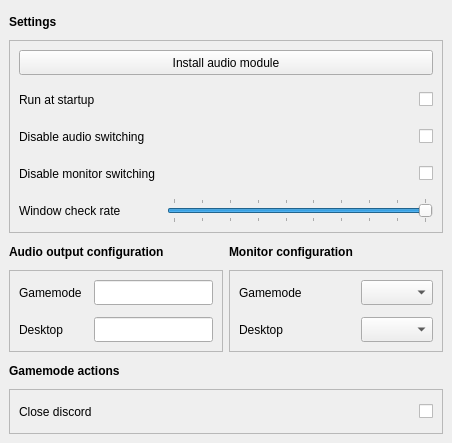
<?xml version="1.0" encoding="UTF-8"?>
<ui version="4.0">
 <class>SettingsWindow</class>
 <widget class="QMainWindow" name="SettingsWindow">
  <property name="geometry">
   <rect>
    <x>0</x>
    <y>0</y>
    <width>452</width>
    <height>443</height>
   </rect>
  </property>
  <property name="sizePolicy">
   <sizepolicy hsizetype="Preferred" vsizetype="Preferred">
    <horstretch>0</horstretch>
    <verstretch>0</verstretch>
   </sizepolicy>
  </property>
  <property name="minimumSize">
   <size>
    <width>452</width>
    <height>0</height>
   </size>
  </property>
  <property name="windowTitle">
   <string>BigPictureTV - Settings</string>
  </property>
  <widget class="QWidget" name="centralwidget">
   <layout class="QGridLayout" name="gridLayout_2" columnstretch="1,1">
    <item row="2" column="0">
     <widget class="QLabel" name="audio_output_label">
      <property name="minimumSize">
       <size>
        <width>0</width>
        <height>25</height>
       </size>
      </property>
      <property name="font">
       <font>
        <bold>true</bold>
       </font>
      </property>
      <property name="text">
       <string>Audio output configuration</string>
      </property>
     </widget>
    </item>
    <item row="4" column="0" colspan="2">
     <widget class="QLabel" name="label_3">
      <property name="minimumSize">
       <size>
        <width>0</width>
        <height>25</height>
       </size>
      </property>
      <property name="font">
       <font>
        <bold>true</bold>
       </font>
      </property>
      <property name="text">
       <string>Gamemode actions</string>
      </property>
     </widget>
    </item>
    <item row="5" column="0" colspan="2">
     <widget class="QFrame" name="actions_frame">
      <property name="frameShape">
       <enum>QFrame::Shape::StyledPanel</enum>
      </property>
      <property name="frameShadow">
       <enum>QFrame::Shadow::Sunken</enum>
      </property>
      <layout class="QGridLayout" name="gridLayout_3">
       <property name="leftMargin">
        <number>9</number>
       </property>
       <property name="topMargin">
        <number>9</number>
       </property>
       <property name="rightMargin">
        <number>9</number>
       </property>
       <property name="bottomMargin">
        <number>9</number>
       </property>
       <property name="spacing">
        <number>12</number>
       </property>
       <item row="0" column="0">
        <widget class="QLabel" name="close_discord_label">
         <property name="minimumSize">
          <size>
           <width>0</width>
           <height>25</height>
          </size>
         </property>
         <property name="text">
          <string>Close discord</string>
         </property>
        </widget>
       </item>
       <item row="0" column="1">
        <widget class="QCheckBox" name="close_discord_checkbox">
         <property name="minimumSize">
          <size>
           <width>0</width>
           <height>25</height>
          </size>
         </property>
         <property name="layoutDirection">
          <enum>Qt::LayoutDirection::RightToLeft</enum>
         </property>
         <property name="text">
          <string/>
         </property>
        </widget>
       </item>
      </layout>
     </widget>
    </item>
    <item row="3" column="1">
     <widget class="QFrame" name="monitor_frame">
      <property name="frameShape">
       <enum>QFrame::Shape::StyledPanel</enum>
      </property>
      <property name="frameShadow">
       <enum>QFrame::Shadow::Sunken</enum>
      </property>
      <layout class="QGridLayout" name="gridLayout_4">
       <property name="leftMargin">
        <number>9</number>
       </property>
       <property name="topMargin">
        <number>9</number>
       </property>
       <property name="rightMargin">
        <number>9</number>
       </property>
       <property name="bottomMargin">
        <number>9</number>
       </property>
       <property name="spacing">
        <number>12</number>
       </property>
       <item row="0" column="2">
        <widget class="QComboBox" name="gamemode_monitor_combobox">
         <property name="minimumSize">
          <size>
           <width>0</width>
           <height>25</height>
          </size>
         </property>
         <property name="sizeAdjustPolicy">
          <enum>QComboBox::SizeAdjustPolicy::AdjustToContents</enum>
         </property>
        </widget>
       </item>
       <item row="1" column="2">
        <widget class="QComboBox" name="desktop_monitor_combobox">
         <property name="minimumSize">
          <size>
           <width>0</width>
           <height>25</height>
          </size>
         </property>
        </widget>
       </item>
       <item row="1" column="0">
        <widget class="QLabel" name="desktop_monitor_label">
         <property name="minimumSize">
          <size>
           <width>0</width>
           <height>25</height>
          </size>
         </property>
         <property name="text">
          <string>Desktop</string>
         </property>
        </widget>
       </item>
       <item row="0" column="0">
        <widget class="QLabel" name="gamemode_monitor_label">
         <property name="minimumSize">
          <size>
           <width>0</width>
           <height>25</height>
          </size>
         </property>
         <property name="text">
          <string>Gamemode</string>
         </property>
        </widget>
       </item>
       <item row="0" column="1">
        <spacer name="horizontalSpacer_2">
         <property name="orientation">
          <enum>Qt::Orientation::Horizontal</enum>
         </property>
         <property name="sizeHint" stdset="0">
          <size>
           <width>40</width>
           <height>20</height>
          </size>
         </property>
        </spacer>
       </item>
      </layout>
     </widget>
    </item>
    <item row="2" column="1">
     <widget class="QLabel" name="monitor_configuration_label">
      <property name="minimumSize">
       <size>
        <width>0</width>
        <height>25</height>
       </size>
      </property>
      <property name="font">
       <font>
        <bold>true</bold>
       </font>
      </property>
      <property name="text">
       <string>Monitor configuration</string>
      </property>
     </widget>
    </item>
    <item row="3" column="0">
     <widget class="QFrame" name="audio_frame">
      <property name="frameShape">
       <enum>QFrame::Shape::StyledPanel</enum>
      </property>
      <layout class="QGridLayout" name="gridLayout">
       <property name="leftMargin">
        <number>9</number>
       </property>
       <property name="topMargin">
        <number>9</number>
       </property>
       <property name="rightMargin">
        <number>9</number>
       </property>
       <property name="bottomMargin">
        <number>9</number>
       </property>
       <property name="spacing">
        <number>12</number>
       </property>
       <item row="0" column="0">
        <widget class="QLabel" name="gamemode_audio_label">
         <property name="minimumSize">
          <size>
           <width>0</width>
           <height>25</height>
          </size>
         </property>
         <property name="text">
          <string>Gamemode</string>
         </property>
        </widget>
       </item>
       <item row="1" column="0">
        <widget class="QLabel" name="desktop_audio_label">
         <property name="minimumSize">
          <size>
           <width>0</width>
           <height>25</height>
          </size>
         </property>
         <property name="text">
          <string>Desktop</string>
         </property>
        </widget>
       </item>
       <item row="1" column="1">
        <widget class="QLineEdit" name="desktop_audio_lineedit">
         <property name="minimumSize">
          <size>
           <width>0</width>
           <height>25</height>
          </size>
         </property>
         <property name="autoFillBackground">
          <bool>false</bool>
         </property>
         <property name="frame">
          <bool>true</bool>
         </property>
        </widget>
       </item>
       <item row="0" column="1">
        <widget class="QLineEdit" name="gamemode_audio_lineedit">
         <property name="minimumSize">
          <size>
           <width>0</width>
           <height>25</height>
          </size>
         </property>
         <property name="autoFillBackground">
          <bool>false</bool>
         </property>
         <property name="frame">
          <bool>true</bool>
         </property>
        </widget>
       </item>
      </layout>
     </widget>
    </item>
    <item row="1" column="0" colspan="2">
     <widget class="QFrame" name="settings_frame">
      <property name="frameShape">
       <enum>QFrame::Shape::StyledPanel</enum>
      </property>
      <property name="frameShadow">
       <enum>QFrame::Shadow::Sunken</enum>
      </property>
      <layout class="QGridLayout" name="settings_layout">
       <property name="leftMargin">
        <number>9</number>
       </property>
       <property name="topMargin">
        <number>9</number>
       </property>
       <property name="rightMargin">
        <number>9</number>
       </property>
       <property name="bottomMargin">
        <number>9</number>
       </property>
       <property name="spacing">
        <number>12</number>
       </property>
       <item row="0" column="0" colspan="2">
        <widget class="QPushButton" name="install_audio_button">
         <property name="minimumSize">
          <size>
           <width>0</width>
           <height>25</height>
          </size>
         </property>
         <property name="text">
          <string>Install audio module</string>
         </property>
        </widget>
       </item>
       <item row="4" column="0">
        <widget class="QLabel" name="checkrate_label">
         <property name="minimumSize">
          <size>
           <width>0</width>
           <height>25</height>
          </size>
         </property>
         <property name="text">
          <string>Window check rate</string>
         </property>
        </widget>
       </item>
       <item row="4" column="1">
        <widget class="QSlider" name="checkrate_slider">
         <property name="minimumSize">
          <size>
           <width>0</width>
           <height>25</height>
          </size>
         </property>
         <property name="minimum">
          <number>100</number>
         </property>
         <property name="maximum">
          <number>1000</number>
         </property>
         <property name="singleStep">
          <number>100</number>
         </property>
         <property name="pageStep">
          <number>100</number>
         </property>
         <property name="value">
          <number>1000</number>
         </property>
         <property name="orientation">
          <enum>Qt::Orientation::Horizontal</enum>
         </property>
         <property name="tickPosition">
          <enum>QSlider::TickPosition::TicksBothSides</enum>
         </property>
         <property name="tickInterval">
          <number>100</number>
         </property>
        </widget>
       </item>
       <item row="2" column="1">
        <widget class="QCheckBox" name="disable_audio_checkbox">
         <property name="minimumSize">
          <size>
           <width>0</width>
           <height>25</height>
          </size>
         </property>
         <property name="layoutDirection">
          <enum>Qt::LayoutDirection::RightToLeft</enum>
         </property>
         <property name="text">
          <string/>
         </property>
        </widget>
       </item>
       <item row="2" column="0">
        <widget class="QLabel" name="label_6">
         <property name="minimumSize">
          <size>
           <width>0</width>
           <height>25</height>
          </size>
         </property>
         <property name="text">
          <string>Disable audio switching</string>
         </property>
        </widget>
       </item>
       <item row="1" column="1">
        <widget class="QCheckBox" name="startup_checkbox">
         <property name="minimumSize">
          <size>
           <width>0</width>
           <height>25</height>
          </size>
         </property>
         <property name="layoutDirection">
          <enum>Qt::LayoutDirection::RightToLeft</enum>
         </property>
         <property name="text">
          <string/>
         </property>
        </widget>
       </item>
       <item row="1" column="0">
        <widget class="QLabel" name="label_5">
         <property name="minimumSize">
          <size>
           <width>0</width>
           <height>25</height>
          </size>
         </property>
         <property name="text">
          <string>Run at startup</string>
         </property>
        </widget>
       </item>
       <item row="3" column="0">
        <widget class="QLabel" name="label_4">
         <property name="minimumSize">
          <size>
           <width>0</width>
           <height>25</height>
          </size>
         </property>
         <property name="text">
          <string>Disable monitor switching</string>
         </property>
        </widget>
       </item>
       <item row="3" column="1">
        <widget class="QCheckBox" name="disable_monitor_checkbox">
         <property name="minimumSize">
          <size>
           <width>0</width>
           <height>25</height>
          </size>
         </property>
         <property name="layoutDirection">
          <enum>Qt::LayoutDirection::RightToLeft</enum>
         </property>
         <property name="text">
          <string/>
         </property>
        </widget>
       </item>
      </layout>
     </widget>
    </item>
    <item row="0" column="0" colspan="2">
     <widget class="QLabel" name="label_2">
      <property name="minimumSize">
       <size>
        <width>0</width>
        <height>25</height>
       </size>
      </property>
      <property name="font">
       <font>
        <bold>true</bold>
       </font>
      </property>
      <property name="text">
       <string>Settings</string>
      </property>
     </widget>
    </item>
   </layout>
  </widget>
 </widget>
 <tabstops>
  <tabstop>startup_checkbox</tabstop>
  <tabstop>disable_audio_checkbox</tabstop>
  <tabstop>gamemode_audio_lineedit</tabstop>
  <tabstop>desktop_audio_lineedit</tabstop>
 </tabstops>
 <resources/>
 <connections/>
</ui>
